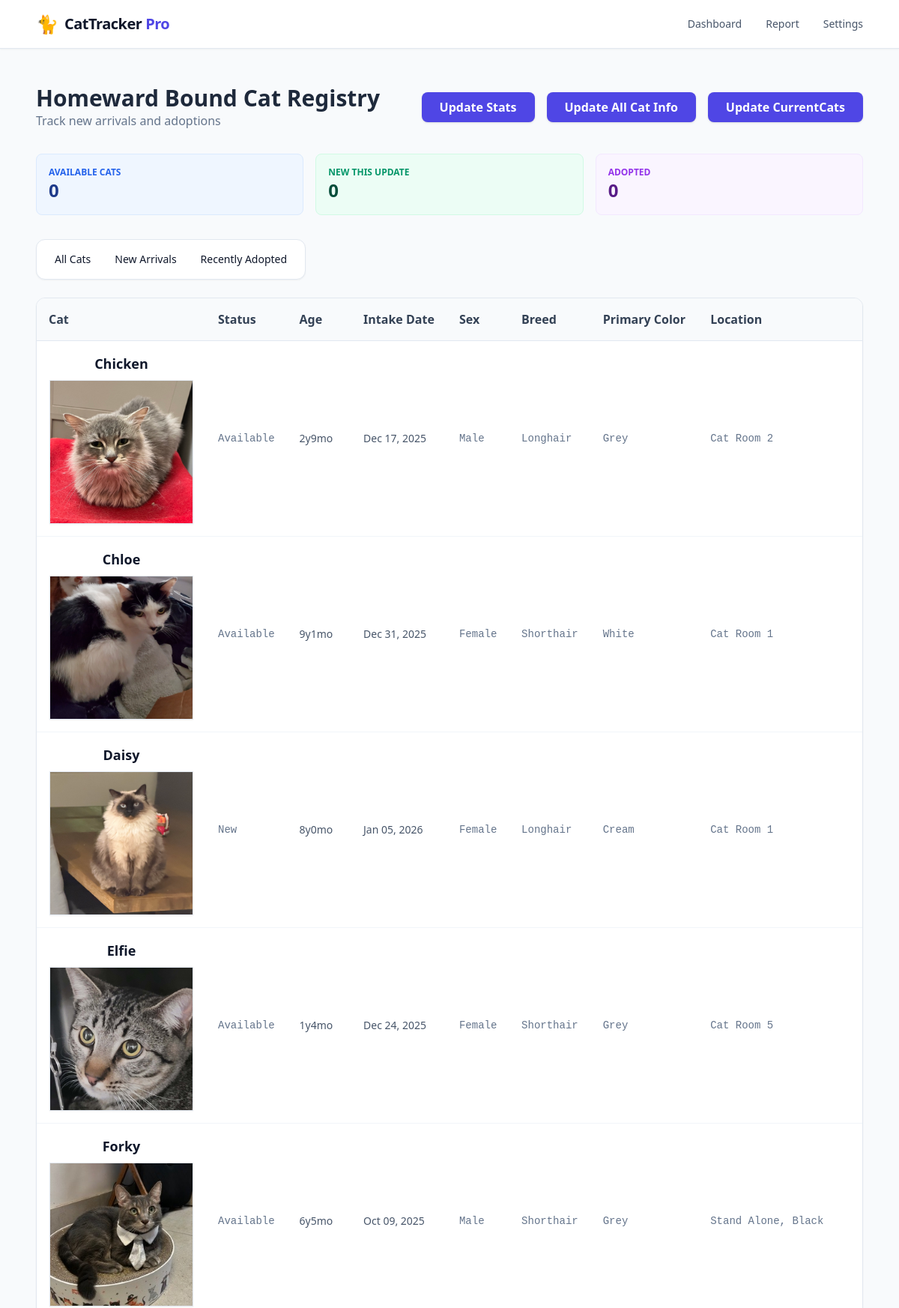
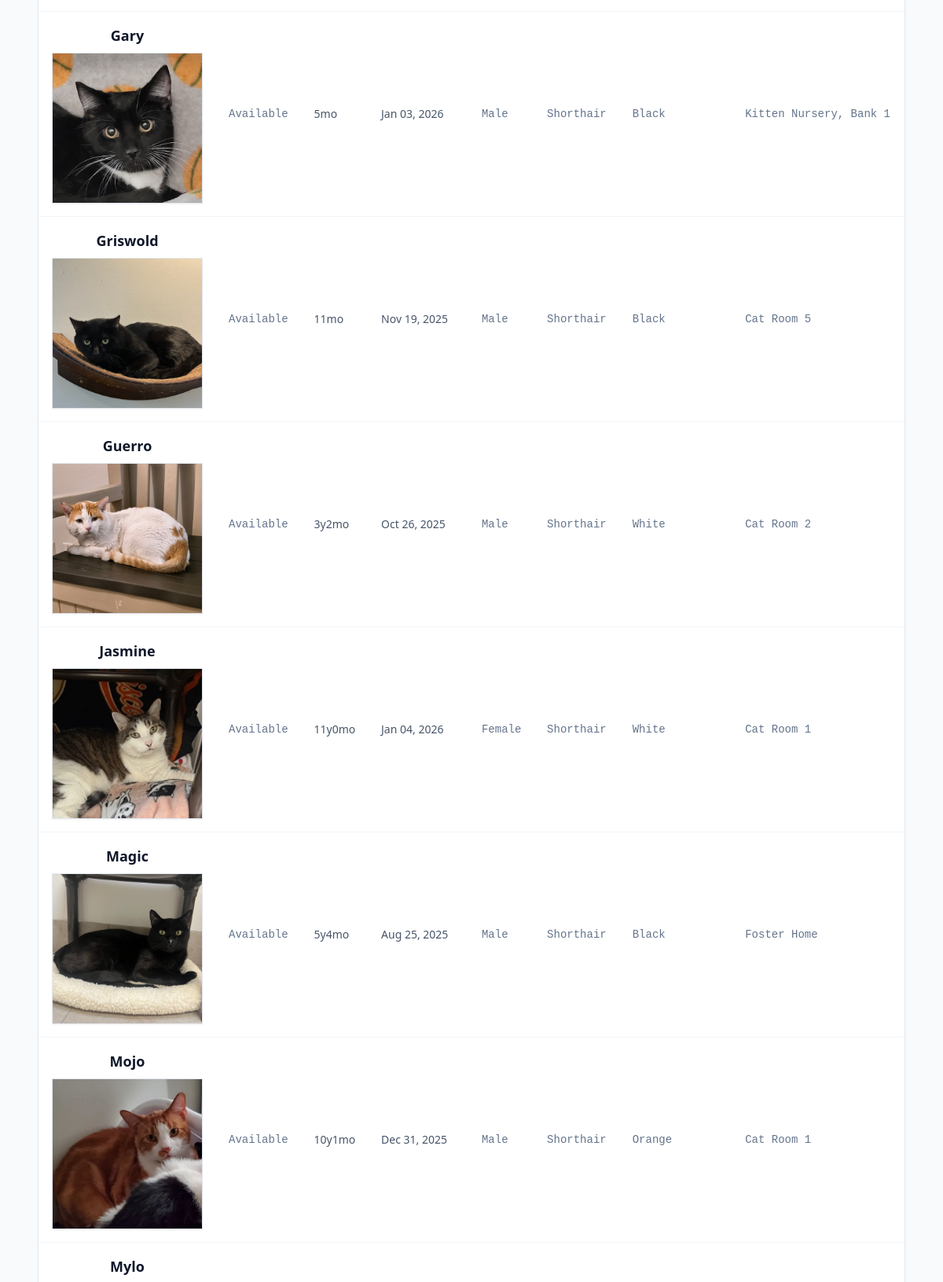
The page / (upper part) on the database its author committed (2 pictures, top to bottom).
### cats/models.py (models this page shows)
class Cat(models.Model):
    image_cy = models.CharField(max_length=20, primary_key=True)
    name = models.CharField(max_length=100)
    sex = models.CharField(max_length=10, default="Unknown")
    birthday = models.DateField(null=True, blank=True, default=timezone.now)
    breed = models.CharField(max_length=25, default="Unknown")
    primary_color = models.CharField(max_length=25, default="Unknown")
    intake_date = models.DateField(null=True, blank=True, default=timezone.now)
    location = models.CharField(max_length=25, default="Unknown")
    image_url = models.URLField()
    image = models.ImageField(upload_to='cats/', null=True, blank=True)
    first_seen = models.DateTimeField()
    last_seen = models.DateTimeField()
    last_updated = models.DateTimeField(auto_now=True)
    status = models.CharField(
        max_length=20,
        choices=CatStatus.choices,
        default=CatStatus.AVAILABLE,
    )
    @property
    def age(self):
        if not self.birthday:
            return "Unknown"
        today = timezone.now().date()
        diff = today - cast(date, self.birthday)
        years = diff.days // 365
        months = (diff.days % 365) // 30
        if years < 1:
            return f"{months}mo"
        return f"{years}y{months}mo"
    @property
    def clean_breed(self):
        substring_to_remove = "Domestic "
        if self.breed:
            return self.breed.replace(substring_to_remove, "").strip()
        return self.breed

### cats/views.py (the view)
# urls.py: path("", views.cat_list_view, name="cat_list"),
def cat_list_view(request):
    filter_type = request.GET.get("filter", "all")
    sort = request.GET.get("sort", "name")  # Default sorting by name
    sort_order = request.GET.get("sort_order", "asc")  # Default to ascending order
    valid_sort_fields = [
        "name",
        "status",
        "age",
        "intake_date",
        "sex",
        "breed",
        "primary_color",
        "location",
    ]
    if sort not in valid_sort_fields:
        sort = "name"
    sort_field = sort
    if sort == "age":
        if sort_order == "desc":
            sort_field = "-birthday"  # Oldest first for descending age
        else:
            sort_field = "birthday"  # Youngest first for ascending age
    else:
        if sort_order == "desc":
            sort_field = f"-{sort}"
    if filter_type == "new":
        time_threshold = timezone.now() - timedelta(hours=24)
        cats = Cat.objects.filter(
            Q(status=CatStatus.AVAILABLE) | Q(status=CatStatus.NEW),
            first_seen__gte=time_threshold,
        )
    elif filter_type == "adopted":
        time_threshold = timezone.now() - timedelta(hours=24)
        cats = Cat.objects.filter(
            status=CatStatus.ADOPTED, last_seen__gte=time_threshold
        )
    else:
        cats = Cat.objects.filter(
            Q(status=CatStatus.AVAILABLE) | Q(status=CatStatus.NEW)
        )
    context = {
        "cats": cats.order_by(sort_field),
        "current_filter": filter_type,
        "current_sort": sort,
        "current_sort_order": "desc"
        if sort_field.startswith("-")
        else "asc",  # Toggle sort order
    }
    if request.headers.get("HX-Request"):
        return render(request, "cats/cat_table.html", context)
    return render(request, "cats/dashboard.html", context)

### cats/templates/cats/dashboard.html (shortened to what this page needs)
{% extends 'cats/base.html' %} {% block content %}
<div class="max-w-6xl mx-auto p-6">
    <div
        class="flex flex-col md:flex-row justify-between items-center mb-8 gap-4"
    >
        <div>
            <h1 class="text-3xl font-bold text-slate-800">
                Homeward Bound Cat Registry
            </h1>
            <p class="text-slate-500">Track new arrivals and adoptions</p>
        </div>
        <div class="flex items-center gap-4">
            <button
                hx-post="{% url 'update_stats' %}"
                hx-target="#stats-display"
                hx-indicator="#update-spinner"
                class="bg-indigo-600 hover:bg-indigo-700 text-white font-semibold py-2 px-6 rounded-lg shadow transition flex items-center"
            >
                Update Stats
            </button>
            <button
                hx-post="{% url 'update_all_cats' %}"
                hx-target="#stats-display"
                hx-indicator="#update-spinner"
                class="bg-indigo-600 hover:bg-indigo-700 text-white font-semibold py-2 px-6 rounded-lg shadow transition flex items-center"
            >
                Update All Cat Info
            </button>
            <button
                hx-post="{% url 'update_cats' %}"
                hx-target="#stats-display"
                hx-indicator="#update-spinner"
                class="bg-indigo-600 hover:bg-indigo-700 text-white font-semibold py-2 px-6 rounded-lg shadow transition flex items-center"
            >
                Update CurrentCats
            </button>
        </div>
    </div>
    <div id="stats-display" class="grid grid-cols-1 md:grid-cols-3 gap-4 mb-8">
        {% include 'cats/stats_bar.html' %}
    </div>
    <div
        class="flex bg-white p-2 rounded-xl shadow-sm mb-6 w-fit border border-slate-200"
    >
        <button
            hx-get="{% url 'cat_list' %}?filter=all&sort={{ current_sort }}&sort_order={{ current_sort_order }}"
            hx-target="#cat-table"
            class="px-4 py-2 rounded-lg text-sm font-medium hover:bg-slate-100 focus:bg-indigo-100 focus:text-indigo-700"
        >
            All Cats
        </button>
        <button
            hx-get="{% url 'cat_list' %}?filter=new&sort={{ current_sort }}&sort_order={{ current_sort_order }}"
            hx-target="#cat-table"
            class="px-4 py-2 rounded-lg text-sm font-medium hover:bg-slate-100 focus:bg-indigo-100 focus:text-indigo-700"
        >
            New Arrivals
        </button>
        <button
            hx-get="{% url 'cat_list' %}?filter=adopted&sort={{ current_sort }}&sort_order={{ current_sort_order }}"
            hx-target="#cat-table"
            class="px-4 py-2 rounded-lg text-sm font-medium hover:bg-slate-100 focus:bg-indigo-100 focus:text-indigo-700"
        >
            Recently Adopted
        </button>
    </div>
    <div
        class="bg-white rounded-xl shadow-sm border border-slate-200 overflow-hidden"
    >
        <div id="cat-table">{% include 'cats/cat_table.html' %}</div>
    </div>
</div>
{% endblock %}

### cats/templates/cats/cat_table.html
{% load static %}
<table class="w-full text-left border-collapse" id="cat-table">
    <thead class="bg-slate-50 border-b border-slate-200">
        <tr>
            <th class="p-4 font-semibold text-slate-700">
                <a hx-get="?filter={{ current_filter }}&sort=name&sort_order={% if current_sort == 'name' and current_sort_order == 'asc' %}desc{% else %}asc{% endif %}" hx-target="#cat-table" hx-swap="innerHTML">
                    Cat
                </a>
            </th>
            <th class="p-4 font-semibold text-slate-700">
                <a hx-get="?filter={{ current_filter }}&sort=status&sort_order={% if current_sort == 'status' and current_sort_order == 'asc' %}desc{% else %}asc{% endif %}" hx-target="#cat-table" hx-swap="innerHTML">
                    Status
                </a>
            </th>
            <th class="p-4 font-semibold text-slate-700">
                <a hx-get="?filter={{ current_filter }}&sort=age&sort_order={% if current_sort == 'age' and current_sort_order == 'asc' %}desc{% else %}asc{% endif %}" hx-target="#cat-table" hx-swap="innerHTML">
                    Age
                </a>
            </th>
            <th class="p-4 font-semibold text-slate-700">
                <a hx-get="?filter={{ current_filter }}&sort=intake_date&sort_order={% if current_sort == 'intake_date' and current_sort_order == 'asc' %}desc{% else %}asc{% endif %}" hx-target="#cat-table" hx-swap="innerHTML">
                    Intake Date
                </a>
            </th>
            <th class="p-4 font-semibold text-slate-700">
                <a hx-get="?filter={{ current_filter }}&sort=sex&sort_order={% if current_sort == 'sex' and current_sort_order == 'asc' %}desc{% else %}asc{% endif %}" hx-target="#cat-table" hx-swap="innerHTML">
                    Sex
                </a>
            </th>
            <th class="p-4 font-semibold text-slate-700">
                <a hx-get="?filter={{ current_filter }}&sort=breed&sort_order={% if current_sort == 'breed' and current_sort_order == 'asc' %}desc{% else %}asc{% endif %}" hx-target="#cat-table" hx-swap="innerHTML">
                    Breed
                </a>
            </th>
            <th class="p-4 font-semibold text-slate-700">
                <a hx-get="?filter={{ current_filter }}&sort=primary_color&sort_order={% if current_sort == 'primary_color' and current_sort_order == 'asc' %}desc{% else %}asc{% endif %}" hx-target="#cat-table" hx-swap="innerHTML">
                    Primary Color
                </a>
            </th>
            <th class="p-4 font-semibold text-slate-700">
                <a hx-get="?filter={{ current_filter }}&sort=location&sort_order={% if current_sort == 'location' and current_sort_order == 'asc' %}desc{% else %}asc{% endif %}" hx-target="#cat-table" hx-swap="innerHTML">
                    Location
                </a>
            </th>
        </tr>
    </thead>
    <tbody id="cat-table-body" class="divide-y divide-slate-100">
        {% for cat in cats %}
        <tr>
            <td class="p-4 flex flex-col items-center gap-2">
                <span class="font-bold text-lg text-slate-900 text-center">{{ cat.name }}</span>
                <img
                    src="{{ cat.image.url }}"
                    class="w-48 h-48 square-full object-cover border border-slate-200 shadow-sm thumbnail"
                    alt="Thumbnail"
                />
            </td>
            <td class="p-4 text-slate-500 font-mono text-sm">
                {{ cat.get_status_display }}
            </td>
            <td class="p-4 text-slate-600 text-sm">
                {{ cat.age }}
            </td>
            <td class="p-4 text-slate-600 text-sm">
                {{ cat.intake_date|date:"M d, Y" }}
            </td>
            <td class="p-4 text-slate-500 font-mono text-sm">{{ cat.sex }}</td>
            <td class="p-4 text-slate-500 font-mono text-sm">
                {{ cat.clean_breed }}
            </td>
            <td class="p-4 text-slate-500 font-mono text-sm">
                {{ cat.primary_color }}
            </td>
            <td class="p-4 text-slate-500 font-mono text-sm">
                {{ cat.location }}
            </td>
        </tr>
        {% empty %}
        <tr>
            <td colspan="11" class="p-8 text-center text-slate-400">
                No cats found in this category.
            </td>
        </tr>
        {% endfor %}
    </tbody>
</table>

### rows shown on the page
Cat: name "Chicken", image (picture), status "Available", age "2y9mo", intake_date "Dec 17, 2025", sex "Male", clean_breed "Longhair", primary_color "Grey", location "Cat Room 2"
Cat: name "Chloe", image (picture), status "Available", age "9y1mo", intake_date "Dec 31, 2025", sex "Female", clean_breed "Shorthair", primary_color "White", location "Cat Room 1"
Cat: name "Daisy", image (picture), status "New", age "8y0mo", intake_date "Jan 05, 2026", sex "Female", clean_breed "Longhair", primary_color "Cream", location "Cat Room 1"
Cat: name "Elfie", image (picture), status "Available", age "1y4mo", intake_date "Dec 24, 2025", sex "Female", clean_breed "Shorthair", primary_color "Grey", location "Cat Room 5"
Cat: name "Forky", image (picture), status "Available", age "6y5mo", intake_date "Oct 09, 2025", sex "Male", clean_breed "Shorthair", primary_color "Grey", location "Stand Alone, Black"
Cat: name "Gary", image (picture), status "Available", age "5mo", intake_date "Jan 03, 2026", sex "Male", clean_breed "Shorthair", primary_color "Black", location "Kitten Nursery, Bank 1"
Cat: name "Griswold", image (picture), status "Available", age "11mo", intake_date "Nov 19, 2025", sex "Male", clean_breed "Shorthair", primary_color "Black", location "Cat Room 5"
Cat: name "Guerro", image (picture), status "Available", age "3y2mo", intake_date "Oct 26, 2025", sex "Male", clean_breed "Shorthair", primary_color "White", location "Cat Room 2"
Cat: name "Jasmine", image (picture), status "Available", age "11y0mo", intake_date "Jan 04, 2026", sex "Female", clean_breed "Shorthair", primary_color "White", location "Cat Room 1"
Cat: name "Magic", image (picture), status "Available", age "5y4mo", intake_date "Aug 25, 2025", sex "Male", clean_breed "Shorthair", primary_color "Black", location "Foster Home"
Cat: name "Mojo", image (picture), status "Available", age "10y1mo", intake_date "Dec 31, 2025", sex "Male", clean_breed "Shorthair", primary_color "Orange", location "Cat Room 1"
Cat: name "Mylo"

### other values the page prints
{{ total_cats|default:"0" }} "0"
{{ new_cats|default:"0" }} "0"
{{ adopted_cats|default:"0" }} "0"
